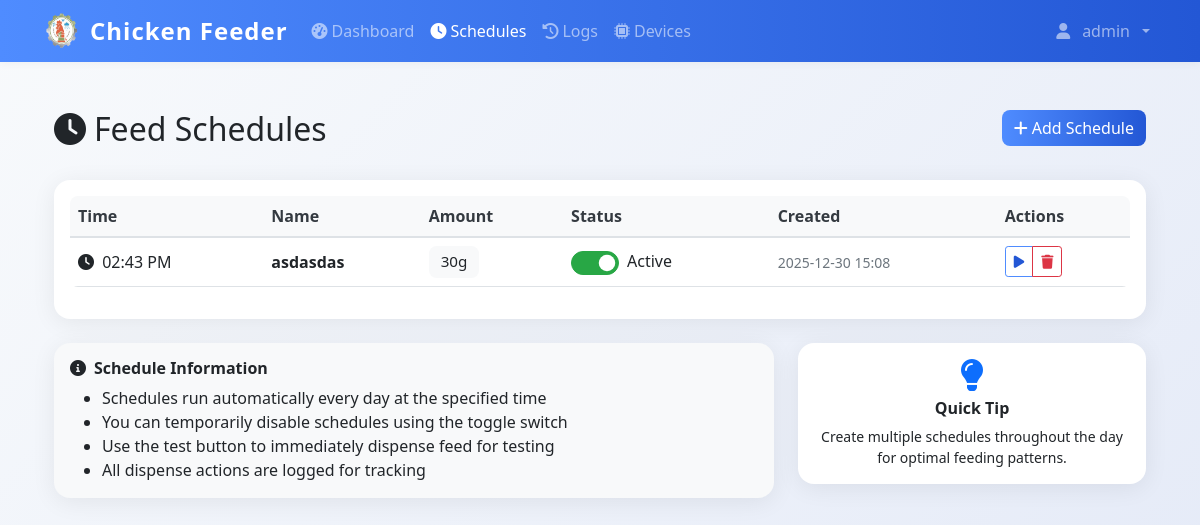
/schedules (signed in), run on an earlier commit of the app's database.
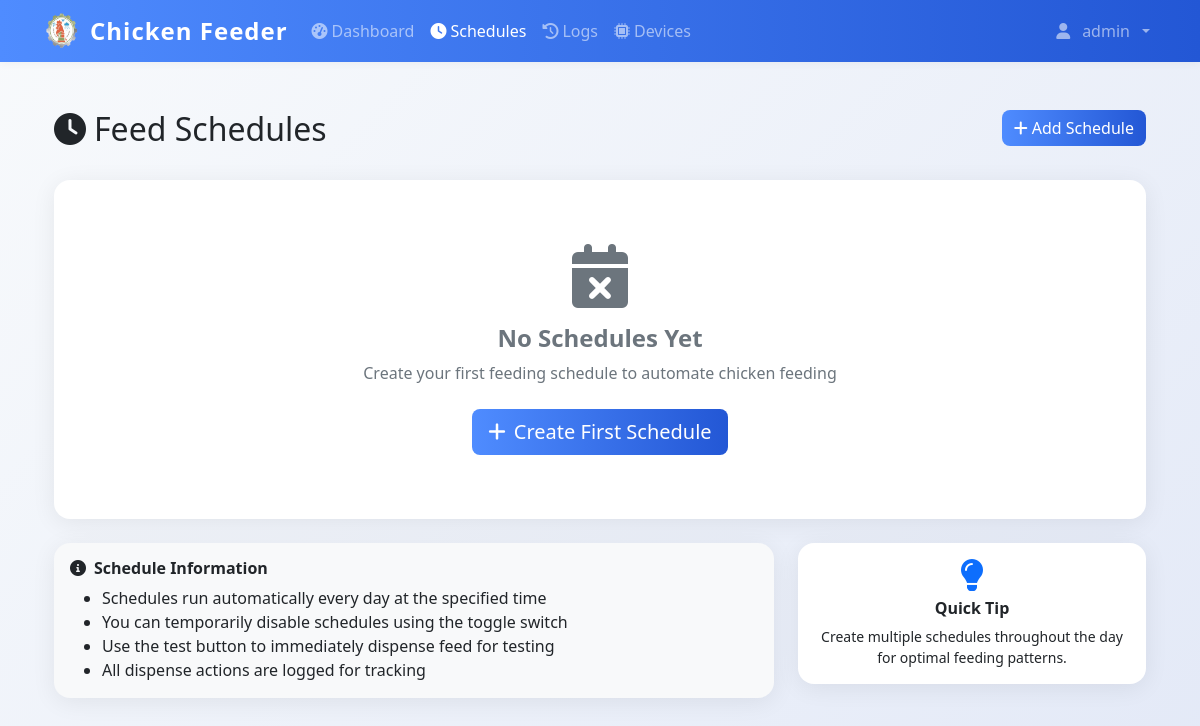
And on a later commit of the database.
### models.py (models this page shows)
class FeedSchedule(db.Model):
    id = db.Column(db.Integer, primary_key=True)
    name = db.Column(db.String(100), nullable=False)
    feed_time = db.Column(db.Time, nullable=False)
    amount_grams = db.Column(db.Integer, nullable=False)
    is_active = db.Column(db.Boolean, default=True)
    created_by = db.Column(db.Integer, db.ForeignKey('user.id'), nullable=False)
    created_at = db.Column(db.DateTime, default=datetime.utcnow)
    user = db.relationship('User', backref=db.backref('schedules', lazy=True))

### app.py (the view)
@app.route('/schedules')
@login_required
def schedules():
    schedules = FeedSchedule.query.filter_by(created_by=current_user.id).order_by(FeedSchedule.feed_time).all()
    return render_template('schedules.html', schedules=schedules)

### app.py (called while the page is built)
@login_manager.user_loader
def load_user(user_id):
    return db.session.get(User, int(user_id))

@app.context_processor
def inject_datetime():
    return {'datetime': datetime}

### templates/schedules.html (shortened to what the changed rows need)
{% extends "base.html" %}
{% block content %}
<div class="row mb-4">
    <div class="col">
        <h1 class="h2">
            <i class="fas fa-clock me-2"></i>Feed Schedules
        </h1>
    </div>
</div>
<div class="card">
    <div class="card-body">
        {% if schedules %}
        <div class="table-responsive">
            <table class="table table-hover">
                <thead>
                    <tr>
                        <th>Time</th>
                        <th>Name</th>
                        <th>Amount</th>
                        <th>Status</th>
                        <th>Created</th>
                        <th>Actions</th>
                    </tr>
                </thead>
                <tbody>
                    {% for schedule in schedules %}
                    <tr id="schedule-{{ schedule.id }}">
                        <td>
                            <i class="fas fa-clock me-1"></i>
                            {{ schedule.feed_time.strftime('%I:%M %p') }}
                        </td>
                        <td>
                            <strong>{{ schedule.name }}</strong>
                        </td>
                        <td>
                            <span class="badge bg-light text-dark">{{ schedule.amount_grams }}g</span>
                        </td>
                        <td>
                            <div class="form-check form-switch d-flex align-items-center gap-2">
                                <input class="form-check-input" type="checkbox"
                                       id="toggle-{{ schedule.id }}"
                                       {% if schedule.is_active %}checked{% endif %}
                                       onchange="toggleSchedule(this)" data-id="{{ schedule.id }}">
                                <label class="form-check-label" for="toggle-{{ schedule.id }}">
                                    <span id="status-text-{{ schedule.id }}">
                                        {% if schedule.is_active %}Active{% else %}Inactive{% endif %}
                                    </span>
                                </label>
                            </div>
                        </td>
                        <td>
                            <small class="text-muted">
                                {{ schedule.created_at.strftime('%Y-%m-%d %H:%M') }}
                            </small>
                        </td>
                        <td>
                            <div class="btn-group btn-group-sm">
                                <button class="btn btn-outline-primary"
                                        onclick="testSchedule(this)"
                                        data-id="{{ schedule.id }}"
                                        data-amount_grams="{{ schedule.amount_grams }}"
                                        title="Test this schedule">
                                    <i class="fas fa-play"></i>
                                </button>
                                <button class="btn btn-outline-danger"
                                        onclick="deleteSchedule(this)"
                                        data-id="{{ schedule.id }}"
                                        data-name="{{ schedule.name }}"
                                        title="Delete schedule">
                                    <i class="fas fa-trash"></i>
                                </button>
                            </div>
                        </td>
                    </tr>
                    {% endfor %}
                </tbody>
            </table>
        </div>
        {% else %}
        <div class="text-center text-muted py-5">
            <i class="fas fa-calendar-times fa-4x mb-3"></i>
            <h4>No Schedules Yet</h4>
            <p class="mb-4">Create your first feeding schedule to automate chicken feeding</p>
            <a href="{{ url_for('add_schedule') }}" class="btn btn-primary btn-lg">
                <i class="fas fa-plus me-2"></i>Create First Schedule
            </a>
        </div>
        {% endif %}
    </div>
</div>
{% endblock %}

What changed in the data, as far as the page shows it:
removed FeedSchedule: feed_time "02:43 PM", name "asdasdas", amount_grams "30", is_active "☑", shows "Active", created_at "2025-12-30 15:08"
Also different on the page:
text no longer shown: "Time Name Amount Status Created Actions"
text now shown: "No Schedules Yet Create your first feeding schedule to automate chicken feeding Create First Schedule"
